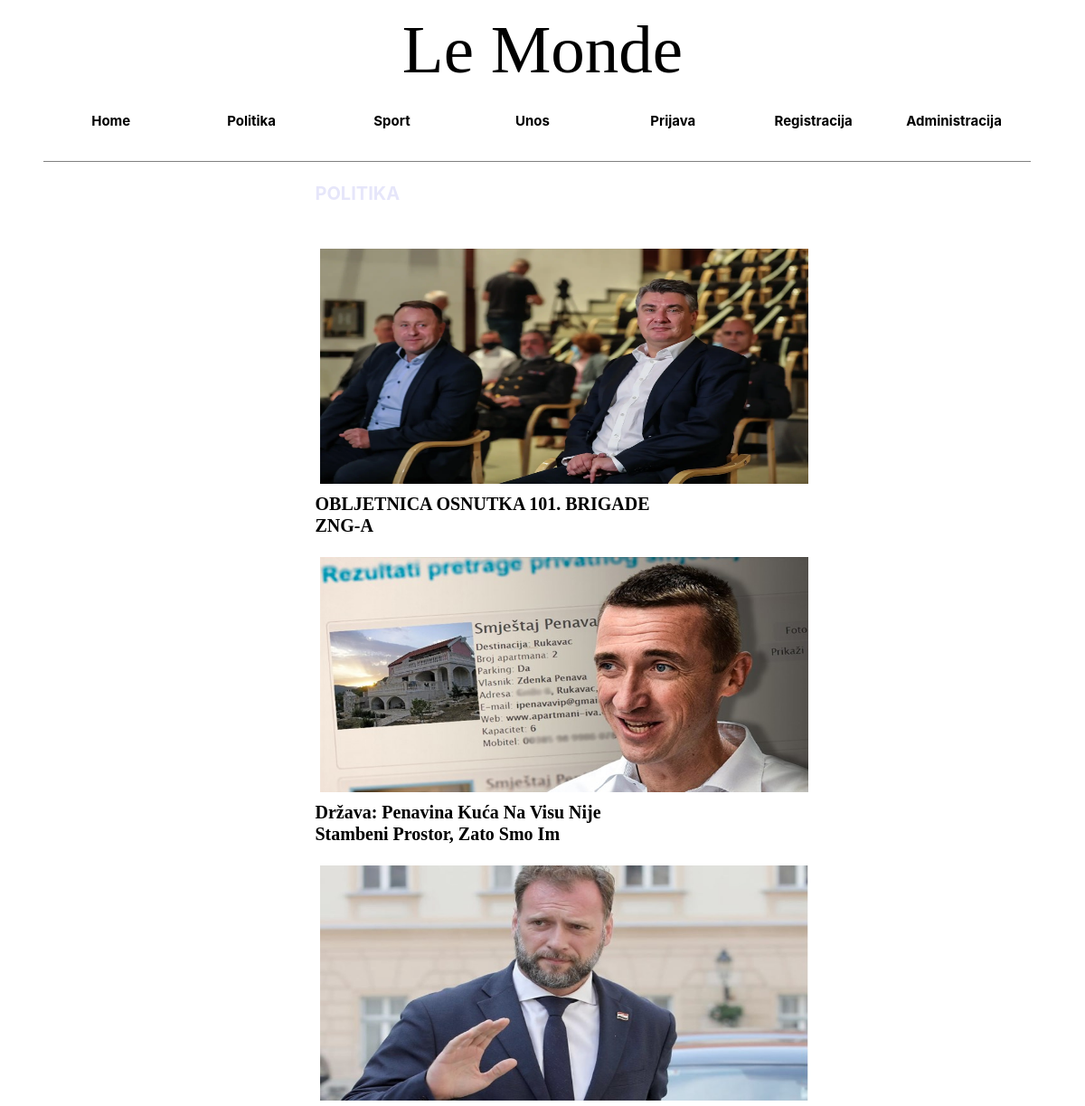
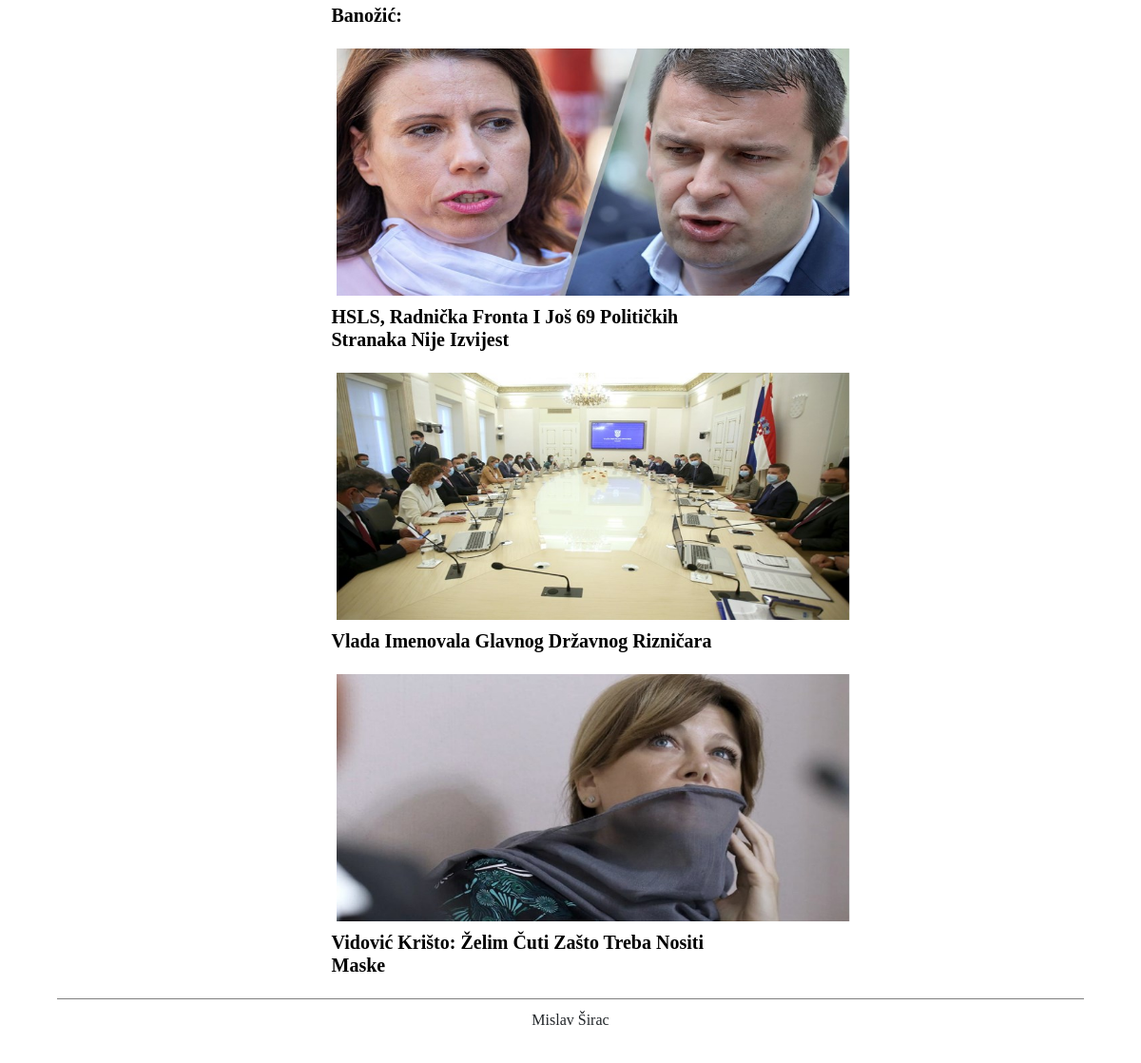
The page /kategorija.php?id=politika on the database its author committed (2 pictures, top to bottom).
### tables this page shows
CREATE TABLE `vijesti` (
  `id` int(11) NOT NULL,
  `datum` varchar(32) NOT NULL,
  `naslov` varchar(64) NOT NULL,
  `sazetak` text NOT NULL,
  `tekst` text NOT NULL,
  `slika` varchar(64) NOT NULL,
  `kategorija` varchar(64) NOT NULL,
  `arhiva` tinyint(1) NOT NULL
);

### kategorija.php (the view, shortened to what this page needs)
<!DOCTYPE html>
<html>
    <head>
        <link rel="stylesheet" type="text/css" href="style.css">
        <link rel="stylesheet" href="https://stackpath.bootstrapcdn.com/bootstrap/4.3.1/css/bootstrap.min.css">
    </head>
    <body>
    <?php
    include 'connect.php';
    $kategorija=$_GET['id'];
    ?>
        <header>
            <div class="container">
                <div class="row">
                    <div class="col-lg-3 col-sm-12 col-md-12 col-12">
                        <input type="text" id="currentDate" >
                    </div>
                    <div class="col-lg-6 col-sm-6 col-md-6 col-6">
                        <h1>Le Monde</h1>
                    </div>
                    <div class="col-lg-3 col-sm-3 col-md-3 col-3">
                    </div>
                </div>
                <div class="row">
                    <div class="col-lg-12 col-sm-12 col-md-12 col-12">
                        <nav>
                            <ul>
                                <li><a href="index.php">Home</a></li>
                                <li><a href="kategorija.php?id=politika">Politika</a</li>
                                <li><a href="kategorija.php?id=sport">Sport</a></li>
                                <li><a href="unos.html">Unos</a></li>
                                <li><a href="prijava2.php#">Prijava</a></li>
                                <li><a href="registracija2.php">Registracija</a></li>
                                <li><a href="prijava2.php">Administracija</a></li>
                            </ul>
                        </nav>
                    </div>
                </div>
            </div>
        </header>
        <div id="sredina">
            <section>
                <div class="container">
                <div id="kati">
                    <div class="row">
                        <div class="col-lg-12 col-sm-12 col-md-12 col-12">
                            <p><?php echo strtoupper($kategorija);?></p>
                        </div>
                    </div>
                    <?php
                        $query = "SELECT * FROM vijesti WHERE kategorija='$kategorija'";
                        $result = mysqli_query($dbc, $query);
                        while($row = mysqli_fetch_array($result)) {
                            echo '<div class="row">';
                            echo '<div class="col-lg-4 col-sm-4 col-md-4 col-4">';
                            echo '<article>';
                            echo'<div class="article">';
                            echo '<div class="sport_img">';
                            echo '<a href="clanak.php?id='.$row['id'].'">';
                            echo '<img src="' . UPLPATH . $row['slika'] . '"';
                            echo '</div>';
                            echo '<div class="media_body">';
                            echo '<h4 class="title">';
                            echo $row['naslov'];
                            echo '</h4></a>';
                            echo '</div></div>';
                            echo '</article>';
                        }
                        ?>
                        </div>
                </div>
            </section>
        </div>
        <footer>
            <div class="container">
                <div class="row">
                    <div class="col-lg-12 col-sm-12 col-md-12 col-12">
                        <p>Mislav Širac</p>
                    </div>
                </div>
            </div>
        </footer>
    </body>
</html>

### style.css (style rules this page uses)
header { padding-bottom: 10px; background-color: white; }
header h1 { text-align: center; color: black; font-size: 75px; margin-top: 10px; font-family: "Times New Roman", serif;; }
header input { margin-bottom: 5%; margin-top: 20%; background-color: white; border: none; color: white; }
header nav ul { list-style: none; margin: 0; padding: 0; }
header nav ul li { float: left; width: 14%; background-color: white; height: 50px; padding-top: 5px; text-align: center; }
header nav ul li a { display: block; padding: 10px 10px; color: black; font-size: 15px; width: 100%; text-decoration: none; font-weight: bold; }
#sredina { background-color: white; }
article img { width: 350px; height: 180px; padding: 5px; }
article { padding-top: 5px; padding-right: 10px; text-align: left; padding-left: 20px; font-weight: bold; }
article h4 { text-align: left; font-size: 20px; padding-bottom: 5px; padding-top: 5px; font-family: "Times New Roman", serif;; font-weight: bold; width: 400px; }
article a { text-decoration: none; color: black; text-transform: capitalize; }
section p { padding: 20px; color: lavender; font-weight: bold; font-size: 20px; }
section { margin-top: 10px; margin-left:4%; margin-right: 5%; border-top: 1px solid gray; }
footer { padding-top: 10px; background-color: white; height: 40px; text-align: center; border-top: 1px solid gray; margin-top: 10px; margin-left: 5%; margin-bottom: 5%; margin-right: 5%; font-family: "Times New Roman", serif;; }
.sport_img img { width: 550px; height: 270px; }
#kati { margin-left: 25%; }

### rows shown on the page
vijesti: slika (picture), naslov "OBLJETNICA OSNUTKA 101. BRIGADE ZNG-A"
vijesti: slika (picture), naslov "Država: Penavina Kuća Na Visu Nije Stambeni Prostor, Zato Smo Im"
vijesti: slika (picture), naslov "Banožić:"
vijesti: slika (picture), naslov "HSLS, Radnička Fronta I Još 69 Političkih Stranaka Nije Izvijest"
vijesti: slika (picture), naslov "Vlada Imenovala Glavnog Državnog Rizničara"
vijesti: slika (picture), naslov "Vidović Krišto: Želim Čuti Zašto Treba Nositi Maske"

### other values the page prints
$kategorija "POLITIKA"
